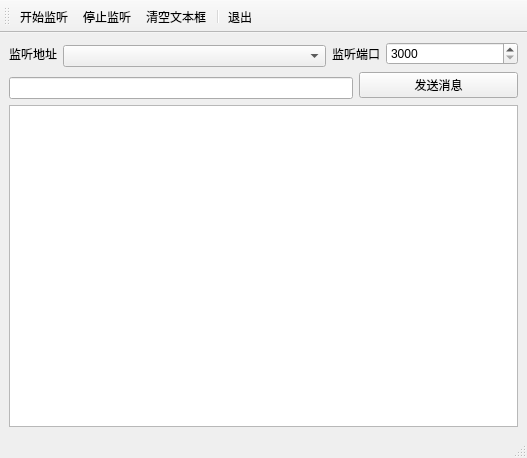
<?xml version="1.0" encoding="UTF-8"?>
<ui version="4.0">
 <class>MainWindow</class>
 <widget class="QMainWindow" name="MainWindow">
  <property name="geometry">
   <rect>
    <x>0</x>
    <y>0</y>
    <width>527</width>
    <height>458</height>
   </rect>
  </property>
  <property name="windowTitle">
   <string>MainWindow</string>
  </property>
  <widget class="QWidget" name="centralwidget">
   <layout class="QGridLayout" name="gridLayout">
    <item row="0" column="0">
     <widget class="QLabel" name="label">
      <property name="text">
       <string>监听地址</string>
      </property>
     </widget>
    </item>
    <item row="0" column="1" rowspan="2">
     <widget class="QComboBox" name="cmbIP">
      <property name="sizePolicy">
       <sizepolicy hsizetype="Preferred" vsizetype="Fixed">
        <horstretch>2</horstretch>
        <verstretch>0</verstretch>
       </sizepolicy>
      </property>
     </widget>
    </item>
    <item row="0" column="2" colspan="2">
     <widget class="QLabel" name="label_2">
      <property name="text">
       <string>监听端口</string>
      </property>
     </widget>
    </item>
    <item row="0" column="4">
     <widget class="QSpinBox" name="spinPort">
      <property name="sizePolicy">
       <sizepolicy hsizetype="Minimum" vsizetype="Fixed">
        <horstretch>1</horstretch>
        <verstretch>0</verstretch>
       </sizepolicy>
      </property>
      <property name="minimum">
       <number>3000</number>
      </property>
      <property name="maximum">
       <number>9999</number>
      </property>
     </widget>
    </item>
    <item row="1" column="3" rowspan="2" colspan="2">
     <widget class="QPushButton" name="btnSend">
      <property name="text">
       <string>发送消息</string>
      </property>
     </widget>
    </item>
    <item row="2" column="0" colspan="3">
     <widget class="QLineEdit" name="editMessage"/>
    </item>
    <item row="3" column="0" colspan="5">
     <widget class="QPlainTextEdit" name="plainTextEdit"/>
    </item>
   </layout>
  </widget>
  <widget class="QStatusBar" name="statusbar"/>
  <widget class="QToolBar" name="toolBar">
   <property name="windowTitle">
    <string>Server</string>
   </property>
   <property name="toolButtonStyle">
    <enum>Qt::ToolButtonTextUnderIcon</enum>
   </property>
   <attribute name="toolBarArea">
    <enum>TopToolBarArea</enum>
   </attribute>
   <attribute name="toolBarBreak">
    <bool>false</bool>
   </attribute>
   <addaction name="actStart"/>
   <addaction name="actStop"/>
   <addaction name="actTextClear"/>
   <addaction name="separator"/>
   <addaction name="actExit"/>
  </widget>
  <action name="actStart">
   <property name="icon">
    <iconset resource="res.qrc">
     <normaloff>:/images/start.bmp</normaloff>:/images/start.bmp</iconset>
   </property>
   <property name="text">
    <string>开始监听</string>
   </property>
  </action>
  <action name="actStop">
   <property name="icon">
    <iconset resource="res.qrc">
     <normaloff>:/images/stop.bmp</normaloff>:/images/stop.bmp</iconset>
   </property>
   <property name="text">
    <string>停止监听</string>
   </property>
  </action>
  <action name="actTextClear">
   <property name="icon">
    <iconset resource="res.qrc">
     <normaloff>:/images/clear.bmp</normaloff>:/images/clear.bmp</iconset>
   </property>
   <property name="text">
    <string>清空文本框</string>
   </property>
  </action>
  <action name="actExit">
   <property name="icon">
    <iconset resource="res.qrc">
     <normaloff>:/images/exit.bmp</normaloff>:/images/exit.bmp</iconset>
   </property>
   <property name="text">
    <string>退出</string>
   </property>
  </action>
 </widget>
 <resources>
  <include location="res.qrc"/>
 </resources>
 <connections>
  <connection>
   <sender>actExit</sender>
   <signal>triggered()</signal>
   <receiver>MainWindow</receiver>
   <slot>close()</slot>
   <hints>
    <hint type="sourcelabel">
     <x>-1</x>
     <y>-1</y>
    </hint>
    <hint type="destinationlabel">
     <x>263</x>
     <y>228</y>
    </hint>
   </hints>
  </connection>
 </connections>
</ui>
